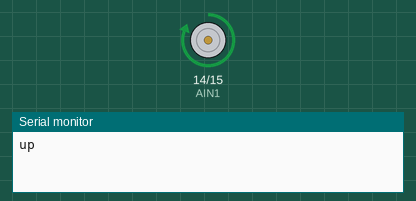
A sketch run on a simulated Arduino Uno, built with avr-gcc and run on an emulated ATmega328P. On the bench: motor-driver pin pairs drawn as motors (green arrow = first pin HIGH = forward, orange = second pin HIGH = backward, longer = more drive), the last lines printed to the serial monitor.

Above: at 1.0 s.
At 3.0 s:
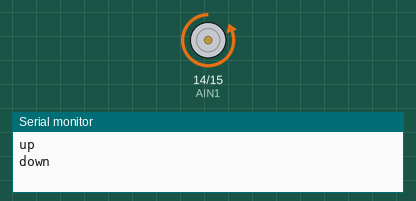
Timing chart, 0 to 5.2 s (numbered marks = the images above):
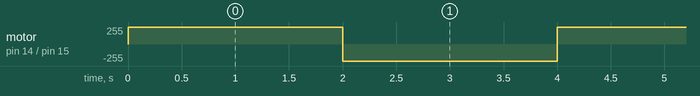

The sketch:

move_only.ino
```cpp
#define AIN1 14  // モーター制御用のピン1
#define AIN2 15  // モーター制御用のピン2
#define CONSOLE_BAUDRATE 115200
void setup() {
  // put your setup code here, to run once:
      Serial.begin(CONSOLE_BAUDRATE);
}

void loop() {
  // put your main code here, to run repeatedly:
  analogWrite(AIN1, 255);  // AIN1にPWM信号を送信（0〜100の範囲）
  analogWrite(AIN2, 0);  // AIN2は0に設定（逆方向を無効化）
  Serial.println("up");     // シリアルモニターに現在のPWM値を表示
  delay(2000);

   analogWrite(AIN1, 0);  // AIN1にPWM信号を送信（0〜100の範囲）
  analogWrite(AIN2, 255);  // AIN2は0に設定（逆方向を無効化）
  Serial.println("down");     // シリアルモニターに現在のPWM値を表示
  delay(2000);
}
```

Measured:
- by itself, motor on pin 14 (AIN1) / pin 15 (AIN2): alternates forward 255/255 for 2.0 s and backward 255/255 for 2.0 s
